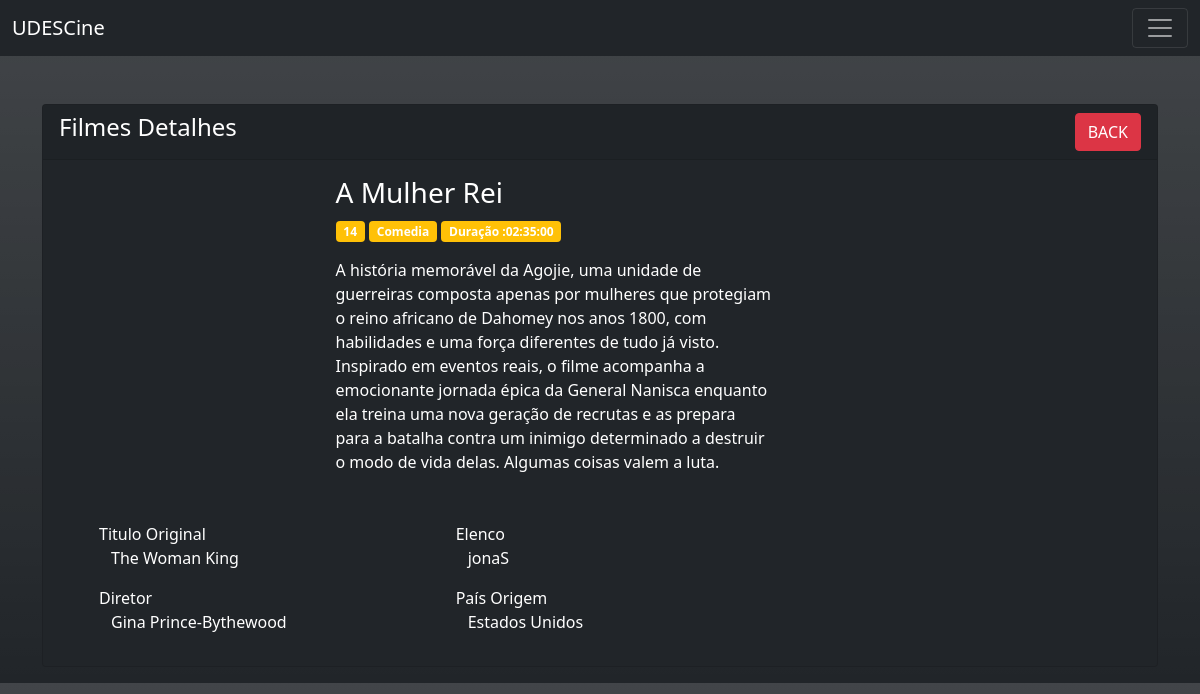
Screenshot of /movie-view.php?idfilme=4 with the database file from the repository.
### tables this page shows
CREATE TABLE `filmes` (
  `idfilme` int(11) NOT NULL AUTO_INCREMENT,
  `titulopt` varchar(255) DEFAULT NULL,
  `tituloen` varchar(255) DEFAULT NULL,
  `anolancamento` int(11) DEFAULT NULL,
  `sinopse` varchar(1000) DEFAULT NULL,
  `duracao` time DEFAULT NULL,
  `datain` date DEFAULT NULL,
  `dataf` date DEFAULT NULL,
  `classificacao` varchar(10) NOT NULL,
  `iddiretor` int(11) DEFAULT NULL,
  `idpais` int(11) DEFAULT NULL,
  `idgenero` int(11) DEFAULT NULL,
  `elenco` varchar(200) DEFAULT NULL,
  PRIMARY KEY (`idfilme`),
  KEY `iddiretor` (`iddiretor`),
  KEY `idpais` (`idpais`),
  KEY `idgenero` (`idgenero`),
  CONSTRAINT `filmes_ibfk_1` FOREIGN KEY (`iddiretor`) REFERENCES `diretores` (`iddiretor`),
  CONSTRAINT `filmes_ibfk_2` FOREIGN KEY (`idpais`) REFERENCES `paises` (`idpais`),
  CONSTRAINT `filmes_ibfk_3` FOREIGN KEY (`idgenero`) REFERENCES `generos` (`idgenero`)
);

CREATE TABLE `generos` (
  `idgenero` int(11) NOT NULL AUTO_INCREMENT,
  `nomegenero` varchar(255) NOT NULL,
  PRIMARY KEY (`idgenero`)
);

CREATE TABLE `diretores` (
  `iddiretor` int(11) NOT NULL AUTO_INCREMENT,
  `nomediretor` varchar(255) NOT NULL,
  PRIMARY KEY (`iddiretor`)
);

CREATE TABLE `paises` (
  `idpais` int(11) NOT NULL AUTO_INCREMENT,
  `nomepais` varchar(255) NOT NULL,
  PRIMARY KEY (`idpais`)
);

### movie-view.php (the view, shortened to what this page needs)
<?php
require 'dbcon.php';
?>
<!doctype html>
<html lang="en">
<head>
  <link href="https://cdn.jsdelivr.net/npm/bootstrap@5.1.3/dist/css/bootstrap.min.css" rel="stylesheet">
</head>
<body class="bg-dark bg-gradient">
  <nav class="navbar navbar-dark bg-dark">
    <div class="container-fluid">
      <a class="navbar-brand" href="index.php">UDESCine</a>
      <button class="navbar-toggler" type="button" data-bs-toggle="collapse" data-bs-target="#navbarNav" aria-controls="navbarNav" aria-expanded="false" aria-label="Toggle navigation">
        <span class="navbar-toggler-icon"></span>
      </button>
    </div>
  </nav>
  <div class="container mt-5">
    <div class=" row">
      <div class="col-md-12">
        <div class="card bg-dark text-white mb-3">
          <div class="card-header">
            <h4>Filmes Detalhes
              <a href="movie.php" class="btn btn-danger float-end">BACK</a>
            </h4>
          </div>
          <div class="card-body">
            <?php
            if (isset($_GET['idfilme'])) {
              $idfilme = mysqli_real_escape_string($con, $_GET['idfilme']);
              $query = "SELECT titulopt,tituloen,classificacao,duracao, sinopse, nomediretor,
              nomepais,nomegenero,elenco
                            FROM filmes
                            JOIN diretores on diretores.iddiretor = filmes.iddiretor
                            JOIN paises ON paises.idpais = filmes.idpais
                            left join generos on filmes.idgenero = generos.idgenero
                            where filmes.idfilme = '$idfilme'";
              $query_run = mysqli_query($con, $query);
              if (mysqli_num_rows($query_run) > 0) {
                $sessoes = mysqli_fetch_array($query_run);
            ?>
                <div class="mb-3 row">
                  <div class="mb-3 col-3">
                  </div>
                  <div class="mb-3 col-5">
                    <p class=" h3"><?= $sessoes['titulopt']; ?></p>
                    <p class="badge bg-warning"><?= $sessoes['classificacao']; ?></p>
                    <p class="badge bg-warning"><?= $sessoes['nomegenero']; ?></p>
                    <p class="badge bg-warning">Duração :<?= $sessoes['duracao']; ?></p>
                    <p class="text-justify"><?= $sessoes['sinopse']; ?></p>
                  </div>
                </div>
                <div class="row ps-5">
                  <p class="col-4 ms-1">
                    <label class=" row">Titulo Original</label>
                    <?= $sessoes['tituloen']; ?>
                  </p>
                  <p class="col-4 ms-1">
                    <label class="row">Elenco</label>
                    <?= $sessoes['elenco'] ?>
                  </p>
                  <p class="col-4 ms-1 ">
                    <label class="row">Diretor</label>
                    <?= $sessoes['nomediretor']; ?>
                  </p>
                  <p class="col-3 ms-1">
                    <label class="row">País Origem</label>
                    <?= $sessoes['nomepais']; ?>
                  </p>
                </div>
          </div>
      <?php
              } else {
                echo "<h4>No Such Id Found</h4>";
              }
            }
      ?>
        </div>
      </div>
    </div>
  </div>
</body>
</html>

### rows the page displays
filmes: titulopt "A Mulher Rei", classificacao "14", idgenero.nomegenero "Comedia", duracao "02:35:00", sinopse "A história memorável da Agojie, uma unidade de guerreiras composta apenas por mulheres que protegiam o reino africano de Dahomey nos anos 1800, com habilidades e uma força diferentes de tudo já visto. Inspirado em eventos reais, o filme acompanha a emocionante jornada épica da General Nanisca enquanto ela treina uma nova geração de recrutas e as prepara para a batalha contra um inimigo determinado a destruir o modo de vida delas. Algumas coisas valem a luta.", tituloen "The Woman King", elenco "jonaS", iddiretor.nomediretor "Gina Prince-Bythewood", idpais.nomepais "Estados Unidos"
